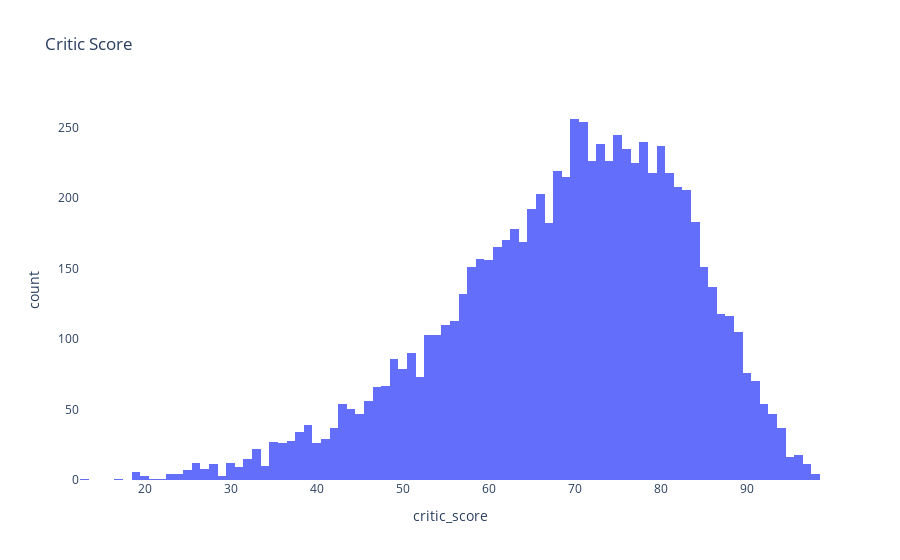

Notebook cell for this chart:
### Code cell
# Check distribution for critic_score
cs_hist = px.histogram(vg, x='critic_score', title='Critic Score')

cs_hist.update_layout({
    'plot_bgcolor':'rgba(0, 0, 0, 0)',
    'paper_bgcolor':'rgba(0, 0, 0, 0)'
})

cs_hist.show()

### Figure 1 — Plotly figure (JSON) as saved in the notebook; plotly's stock layout.template omitted (floating-point values rounded to 4 significant figures; data arrays with more than 128 entries replaced by an {"elided": "..."} marker saying what was removed)
{"data": [{"alignmentgroup": "True", "bingroup": "x", "hovertemplate": "critic_score=%{x}<br>count=%{y}<extra></extra>", "legendgroup": "", "marker": {"color": "#636efa", "pattern": {"shape": ""}}, "name": "", "offsetgroup": "", "orientation": "v", "showlegend": false, "type": "histogram", "x": {"elided": "16715 int values"}, "xaxis": "x", "yaxis": "y"}], "layout": {"barmode": "relative", "legend": {"tracegroupgap": 0}, "paper_bgcolor": "rgba(0, 0, 0, 0)", "plot_bgcolor": "rgba(0, 0, 0, 0)", "title": {"text": "Critic Score"}, "xaxis": {"anchor": "y", "domain": [0, 1], "title": {"text": "critic_score"}}, "yaxis": {"anchor": "x", "domain": [0, 1], "title": {"text": "count"}}}}
